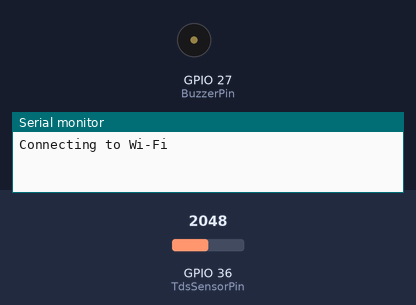
Recording of a sketch running on a simulated ESP32. Parts: buzzer (waves = sounding, pin HIGH), the last lines printed to the serial monitor. The test bench sets the inputs (shaded band); at power-on: GPIO 36 (TdsSensorPin) = 2048. WiFi joins after 1.5 s; servers stay silent unless stated; web services answer with replies made up by the test bench.

Above: at 0.1 s.
At 16.3 s:
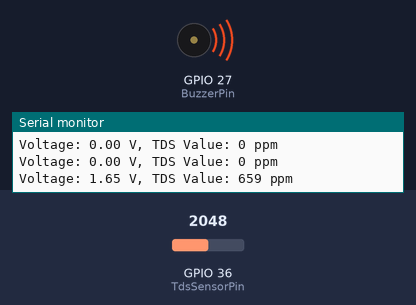
Timing chart, 0 to 17.8 s (numbered marks = the images above):
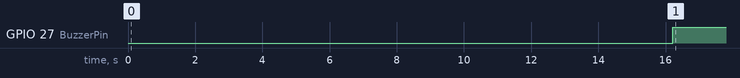

Measured:
- by itself, GPIO 27 (BuzzerPin): LOW → HIGH at 16.2 s

The sketch:

tds_thingspeak.ino
```cpp
#include <WiFi.h>
#include <HTTPClient.h>

// Wi-Fi credentials
const char* ssid = "Redmi Note 10";
const char* password = "123456789";

// ThingSpeak API settings
const char* serverName = "http://api.thingspeak.com/update";
String apiKey = "H14ZLJN9GGADIPSJ";

// Constants for TDS Sensor
#define TdsSensorPin A0  // Analog pin connected to the TDS sensor
#define VREF 3.3          // ESP32 ADC reference voltage is 3.3V
#define SCOUNT 30         // Sample count for averaging

// Pin for the buzzer
#define BuzzerPin 27       // Replace 27 with the pin number connected to your buzzer

// Variables for TDS calculation
int analogBuffer[SCOUNT];
int analogBufferIndex = 0;
float averageVoltage = 0;
float tdsValue = 0;

void collectAnalogReadings();
void processTDSData();
void checkTDSValue();
void sendDataToThingSpeak(float tdsValue);
float getMedianVoltage(int *values, int size);
void sortArray(int *array, int size);

void setup() {
  Serial.begin(115200);
  pinMode(TdsSensorPin, INPUT);
  pinMode(BuzzerPin, OUTPUT);
  digitalWrite(BuzzerPin, LOW);

  // Connect to Wi-Fi
  WiFi.begin(ssid, password);
  Serial.print("Connecting to Wi-Fi");
  while (WiFi.status() != WL_CONNECTED) {
    delay(1000);
    Serial.print(".");
  }
  Serial.println("\nConnected to Wi-Fi");
}

void loop() {
  collectAnalogReadings();  // Collect data from the TDS sensor
  processTDSData();         // Process readings and calculate TDS value

  // Send data to ThingSpeak every 10 seconds
  static unsigned long lastThingSpeakTime = 0;
  if (millis() - lastThingSpeakTime > 10000) {
    lastThingSpeakTime = millis();
    sendDataToThingSpeak(tdsValue);
  }

  checkTDSValue(); // Check TDS value and control the buzzer
  delay(1000); // Small delay to avoid rapid looping
}

// Function to collect analog readings from the TDS sensor
void collectAnalogReadings() {
  static unsigned long lastSampleTime = 0;
  if (millis() - lastSampleTime > 40) {
    lastSampleTime = millis();
    analogBuffer[analogBufferIndex] = analogRead(TdsSensorPin);
    analogBufferIndex = (analogBufferIndex + 1) % SCOUNT;
  }
}

// Function to process TDS sensor data and calculate TDS value
void processTDSData() {
  static unsigned long lastPrintTime = 0;
  if (millis() - lastPrintTime > 800) {
    lastPrintTime = millis();
    averageVoltage = getMedianVoltage(analogBuffer, SCOUNT) * (VREF / 4095.0); // Adjust for ESP32 12-bit ADC
    tdsValue = (133.42 * averageVoltage * averageVoltage * averageVoltage
                - 255.86 * averageVoltage * averageVoltage
                + 857.39 * averageVoltage) * 0.5;

    Serial.print("Voltage: ");
    Serial.print(averageVoltage, 2);
    Serial.print(" V, TDS Value: ");
    Serial.print(tdsValue, 0);
    Serial.println(" ppm");
  }
}

// Function to check TDS value and control the buzzer
void checkTDSValue() {
  if (tdsValue > 200) {
    digitalWrite(BuzzerPin, HIGH); // Turn on the buzzer
  } else {
    digitalWrite(BuzzerPin, LOW);  // Turn off the buzzer
  }
}

// Function to send TDS data to ThingSpeak
void sendDataToThingSpeak(float tdsValue) {
  if (WiFi.status() == WL_CONNECTED) {
    HTTPClient http;
    WiFiClient client;

    String httpRequestData = "api_key=" + apiKey + "&field1=" + String(tdsValue, 2);
    http.begin(client, serverName);
    http.addHeader("Content-Type", "application/x-www-form-urlencoded");
    int httpResponseCode = http.POST(httpRequestData);

    Serial.print("HTTP Response code: ");
    Serial.println(httpResponseCode);
    http.end();
  } else {
    Serial.println("WiFi disconnected. Cannot send data.");
  }
}

// Function to calculate the median voltage for noise reduction
float getMedianVoltage(int *values, int size) {
  int temp[size];
  memcpy(temp, values, size * sizeof(int));
  sortArray(temp, size);
  return temp[size / 2];
}

// Function to sort an array using bubble sort (for simplicity)
void sortArray(int *array, int size) {
  for (int i = 0; i < size - 1; i++) {
    for (int j = 0; j < size - i - 1; j++) {
      if (array[j] > array[j + 1]) {
        int temp = array[j];
        array[j] = array[j + 1];
        array[j + 1] = temp;
      }
    }
  }
}
```
